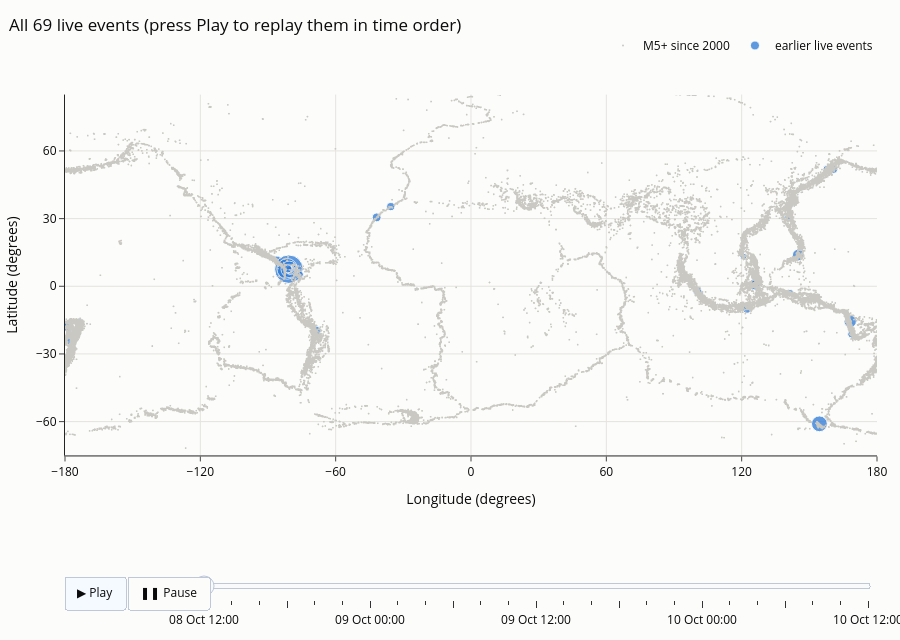

Notebook code cell kept with this figure:
### Markdown cell above
## 3. Replay: the live events as a stream
Press **Play**. Each frame adds the events of the next time step (orange = just
arrived, blue = earlier). The grey background is every M5+ event since 2000,
which traces the plate boundaries (no internet needed for the map).
The animation is also saved as `figures/step10_live_replay.html` to open in a browser.

### Code cell
step_h = max(1, int(np.ceil(span_h / 48)))                      # at most ~48 frames
t0 = live["time"].min().floor("h")
edges = pd.date_range(t0, live["time"].max().ceil("h") + pd.Timedelta(hours=step_h), freq=f"{step_h}h")

bg = history[history["mag"] >= 5.0][["latitude", "longitude"]].round(1).drop_duplicates()
size = lambda m: 6 + (m - cfg.MIN_MAG) * 7
hover = lambda d: [f"{t:%d %b %H:%M} UTC<br>M{m:.1f}, {z:.0f} km deep<br>{p}"
                   for t, m, z, p in zip(d["time"], d["mag"], d["depth"], d["place"])]

def frame_traces(t_end):
    old = live[live["time"] < t_end - pd.Timedelta(hours=step_h)]
    new = live[(live["time"] >= t_end - pd.Timedelta(hours=step_h)) & (live["time"] < t_end)]
    return [
        go.Scatter(x=old["longitude"], y=old["latitude"], mode="markers", name="earlier live events",
                   marker=dict(size=size(old["mag"]), color=BLUE, opacity=0.75, line=dict(width=1, color=SURFACE)),
                   text=hover(old), hoverinfo="text"),
        go.Scatter(x=new["longitude"], y=new["latitude"], mode="markers", name="arrived in this step",
                   marker=dict(size=size(new["mag"]) + 4, color=ORANGE, line=dict(width=1.5, color=SURFACE)),
                   text=hover(new), hoverinfo="text"),
    ]

def label(t_end):
    n = int((live["time"] < t_end).sum())
    return f"Live events up to {t_end:%d %b %H:%M} UTC: {n} of {len(live)}"

frames = [go.Frame(data=frame_traces(t), traces=[1, 2], name=str(i), layout=dict(title_text=label(t)))
          for i, t in enumerate(edges[1:])]
end = edges[-1] + pd.Timedelta(hours=step_h)          # opening view = everything collected so far
anim = dict(frame=dict(duration=350, redraw=True), transition=dict(duration=0), fromcurrent=True)
fig = go.Figure(
    data=[go.Scattergl(x=bg["longitude"], y=bg["latitude"], mode="markers", name="M5+ since 2000",
                       marker=dict(size=2, color=BACKDROP), hoverinfo="skip")] + frame_traces(end),
    frames=frames)
fig.update_layout(
    title=dict(text=f"All {len(live)} live events (press Play to replay them in time order)", x=0.01, y=0.97),
    template="simple_white", height=640, margin=dict(t=60, b=150, l=60, r=20),
    paper_bgcolor=SURFACE, plot_bgcolor=SURFACE, font=dict(color=INK),
    xaxis=dict(range=[-180, 180], title="Longitude (degrees)", dtick=60, showgrid=True, gridcolor=GRID,
               constrain="domain"),
    yaxis=dict(range=[-75, 85], title="Latitude (degrees)", dtick=30, showgrid=True, gridcolor=GRID,
               scaleanchor="x", scaleratio=1, constrain="domain"),
    legend=dict(orientation="h", y=1.0, x=1, xanchor="right", yanchor="bottom"),
    updatemenus=[dict(type="buttons", x=0, y=-0.2, xanchor="left", yanchor="top", direction="left",
                      pad=dict(t=0, r=10), buttons=[
        dict(label="▶ Play", method="animate", args=[None, anim]),
        dict(label="❚❚ Pause", method="animate",
             args=[[None], dict(frame=dict(duration=0, redraw=True), mode="immediate")])])],
    sliders=[dict(active=0, x=0.16, len=0.84, y=-0.2, yanchor="top", pad=dict(t=0),
                  currentvalue=dict(visible=False),
                  steps=[dict(method="animate", label=f"{t:%d %b %H:%M}" if i % 6 == 0 else "",
                              args=[[str(i)], dict(mode="immediate", frame=dict(duration=0, redraw=True))])
                         for i, t in enumerate(edges[1:])])],
)
fig.write_html(FIGURES_DIR / "step10_live_replay.html", include_plotlyjs=True, auto_play=False)
fig.show()

### Figure 1 — Plotly figure (JSON) as saved in the notebook; plotly's stock layout.template omitted (floating-point values rounded to 4 significant figures; data arrays with more than 128 entries replaced by an {"elided": "..."} marker saying what was removed)
{"data": [{"hoverinfo": "skip", "marker": {"color": "#c9c8c2", "size": 2}, "mode": "markers", "name": "M5+ since 2000", "type": "scattergl", "x": {"elided": "32676 float values"}, "y": {"elided": "32676 float values"}}, {"hoverinfo": "text", "marker": {"color": "#2a78d6", "line": {"color": "#fcfcfb", "width": 1}, "opacity": 0.75, "size": [10.2, 8.8, 7.4, 8.1, 6.7, 8.8, 10.9, 8.8, 6.0, 8.1, 6.7, 8.1, 8.8, 10.2, 8.1, 12.3, 15.8, 6.7, 7.4, 8.1, 28.4, 13.0, 15.1, 9.5, 9.5, 9.5, 8.1, 7.4, 6.0, 8.1, 10.9, 7.4, 8.8, 9.5, 20.7, 8.8, 9.5, 8.8, 8.8, 6.7, 6.7, 9.5, 12.3, 8.8, 6.0, 7.4, 8.1, 7.4, 6.7, 7.4, 6.7, 10.2, 10.2, 6.0, 7.4, 11.6, 16.5, 6.0, 9.5, 6.0, 6.0, 8.8, 7.4, 8.8, 6.0, 6.7, 6.0, 6.7, 8.1]}, "mode": "markers", "name": "earlier live events", "text": ["08 Oct 10:07 UTC<br>M5.1, 602 km deep<br>236 km E of Levuka, Fiji", "08 Oct 14:11 UTC<br>M4.9, 10 km deep<br>113 km NW of Baa, Indonesia", "08 Oct 15:23 UTC<br>M4.7, 51 km deep<br>84 km WNW of Bengkulu, Indonesia", "08 Oct 18:06 UTC<br>M4.8, 91 km deep<br>46 km N of Waingapu, Indonesia", "08 Oct 18:32 UTC<br>M4.6, 96 km deep<br>Izu Islands, Japan region", "08 Oct 21:34 UTC<br>M4.9, 10 km deep<br>northern Mid-Atlantic Ridge", "09 Oct 05:11 UTC<br>M5.2, 40 km deep<br>117 km SE of Bitung, Indonesia", "09 Oct 05:17 UTC<br>M4.9, 130 km deep<br>south of the Fiji Islands", "09 Oct 08:11 UTC<br>M4.5, 560 km deep<br>249 km E of Levuka, Fiji", "09 Oct 08:27 UTC<br>M4.8, 640 km deep<br>97 km E of Levuka, Fiji", "09 Oct 09:17 UTC<br>M4.6, 10 km deep<br>17 km NNE of Santa Cruz, Philippines", "09 Oct 09:29 UTC<br>M4.8, 10 km deep<br>northern Mid-Atlantic Ridge", "09 Oct 09:47 UTC<br>M4.9, 41 km deep<br>77 km ENE of Tuapejat, Indonesia", "09 Oct 10:22 UTC<br>M5.1, 124 km deep<br>72 km SSW of Colchane, Chile", "09 Oct 12:33 UTC<br>M4.8, 166 km deep<br>17 km S of Nandaime, Nicaragua", "09 Oct 13:51 UTC<br>M5.4, 10 km deep<br>99 km NE of Norsup, Vanuatu", "09 Oct 14:49 UTC<br>M5.9, 10 km deep<br>west of Macquarie Island", "09 Oct 15:18 UTC<br>M4.6, 502 km deep<br>south of the Fiji Islands", "09 Oct 16:59 UTC<br>M4.7, 34 km deep<br>138 km SE of Petropavlovsk-Kamchatsky, Russia", "09 Oct 17:09 UTC<br>M4.8, 10 km deep<br>191 km SE of Petropavlovsk-Kamchatsky, Russia", "09 Oct 17:56 UTC<br>M7.7, 13 km deep<br>12 km WSW of Pitaloza Arriba, Panama", "09 Oct 18:22 UTC<br>M5.5, 10 km deep<br>3 km SW of Bajo Corral, Panama", "09 Oct 18:37 UTC<br>M5.8, 10 km deep<br>1 km S of El Cacao, Panama", "09 Oct 18:47 UTC<br>M5.0, 10 km deep<br>19 km S of Leones Arriba, Panama", "09 Oct 18:50 UTC<br>M5.0, 10 km deep<br>18 km S of Los Asientos, Panama", "09 Oct 19:04 UTC<br>M5.0, 10 km deep<br>14 km SE of Río Grande, Panama", "09 Oct 19:17 UTC<br>M4.8, 26 km deep<br>14 km SSW of Tebario, Panama", "09 Oct 19:32 UTC<br>M4.7, 10 km deep<br>8 km N of La Tronosa, Panama", "09 Oct 19:42 UTC<br>M4.5, 10 km deep<br>5 km N of Oria Arriba, Panama", "09 Oct 19:45 UTC<br>M4.8, 10 km deep<br>2 km N of Los Asientos, Panama", "09 Oct 19:48 UTC<br>M5.2, 10 km deep<br>11 km SE of Río Grande, Panama", "09 Oct 20:20 UTC<br>M4.7, 51 km deep<br>121 km S of Kokopo, Papua New Guinea", "09 Oct 20:20 UTC<br>M4.9, 10 km deep<br>12 km SSW of Tebario, Panama", "09 Oct 20:21 UTC<br>M5.0, 10 km deep<br>6 km NE of La Tronosa, Panama", "09 Oct 20:25 UTC<br>M6.6, 10 km deep<br>14 km W of Río Grande, Panama", "09 Oct 20:41 UTC<br>M4.9, 10 km deep<br>8 km SSE of Leones Arriba, Panama", "09 Oct 20:42 UTC<br>M5.0, 10 km deep<br>13 km W of Río Grande, Panama", "09 Oct 20:54 UTC<br>M4.9, 10 km deep<br>16 km SSW of Calidonia, Panama", "09 Oct 21:05 UTC<br>M4.9, 10 km deep<br>13 km W of Río Grande, Panama", "09 Oct 21:19 UTC<br>M4.6, 78 km deep<br>96 km NE of Ozernovskiy, Russia", "09 Oct 21:47 UTC<br>M4.6, 10 km deep<br>4 km NNE of Río Grande, Panama", "09 Oct 23:10 UTC<br>M5.0, 10 km deep<br>8 km ESE of La Tronosa, Panama", "09 Oct 23:12 UTC<br>M5.4, 10 km deep<br>9 km SSE of Los Asientos, Panama", "09 Oct 23:23 UTC<br>M4.9, 10 km deep<br>9 km SW of Río Grande, Panama", "09 Oct 23:54 UTC<br>M4.5, 10 km deep<br>45 km SSE of Pedasí, Panama", "09 Oct 23:57 UTC<br>M4.7, 10 km deep<br>14 km W of Río Grande, Panama", "10 Oct 00:03 UTC<br>M4.8, 10 km deep<br>5 km SW of Cañas, Panama", "10 Oct 00:38 UTC<br>M4.7, 10 km deep<br>85 km ENE of Tadine, New Caledonia", "10 Oct 00:51 UTC<br>M4.6, 10 km deep<br>9 km NNE of La Tronosa, Panama", "10 Oct 01:11 UTC<br>M4.7, 10 km deep<br>10 km N of La Tronosa, Panama", "10 Oct 01:35 UTC<br>M4.6, 10 km deep<br>10 km S of Río Grande, Panama", "10 Oct 02:00 UTC<br>M5.1, 10 km deep<br>133 km WNW of Ternate, Indonesia", "10 Oct 02:26 UTC<br>M5.1, 10 km deep<br>1 km NNE of Tonosí, Panama", "10 Oct 02:43 UTC<br>M4.5, 10 km deep<br>18 km SSE of Río Grande, Panama", "10 Oct 03:56 UTC<br>M4.7, 10 km deep<br>8 km N of La Tronosa, Panama", "10 Oct 03:58 UTC<br>M5.3, 112 km deep<br>41 km NNE of Yigo Village, Guam", "10 Oct 04:14 UTC<br>M6.0, 10 km deep<br>7 km N of La Tronosa, Panama", "10 Oct 04:33 UTC<br>M4.5, 10 km deep<br>9 km WNW of Flores, Panama", "10 Oct 05:32 UTC<br>M5.0, 10 km deep<br>141 km E of Bitung, Indonesia", "10 Oct 05:45 UTC<br>M4.5, 115 km deep<br>6 km WSW of Filadelfia, Colombia", "10 Oct 06:16 UTC<br>M4.5, 10 km deep<br>25 km SSE of Pedasí, Panama", "10 Oct 06:18 UTC<br>M4.9, 10 km deep<br>10 km SSW of Cañas, Panama", "10 Oct 06:27 UTC<br>M4.7, 10 km deep<br>26 km S of Pedasí, Panama", "10 Oct 06:30 UTC<br>M4.9, 10 km deep<br>26 km SSE of Pedasí, Panama", "10 Oct 06:47 UTC<br>M4.5, 10 km deep<br>10 km SE of Pedasí, Panama", "10 Oct 07:13 UTC<br>M4.6, 10 km deep<br>6 km SSE of Llano de Piedra, Panama", "10 Oct 08:38 UTC<br>M4.5, 79 km deep<br>61 km N of Hihifo, Tonga", "10 Oct 09:42 UTC<br>M4.6, 30 km deep<br>31 km SE of Vanimo, Papua New Guinea", "10 Oct 10:35 UTC<br>M4.8, 10 km deep<br>4 km NE of Río Grande, Panama"], "type": "scatter", "x": [-178.5, 122.3, 101.6, 120.3, 140.6, -41.83, 125.9, -177.3, -178.4, -179.8, 120.8, -35.57, 100.3, -68.79, -86.06, 168.1, 154.5, 179.9, 160.1, 160.7, -80.77, -80.29, -80.4, -81.09, -80.12, -81.25, -81.04, -80.59, -80.21, -80.13, -81.27, 152.1, -81.03, -80.55, -81.47, -81.09, -81.46, -81.47, -81.45, 157.6, -81.32, -80.53, -80.1, -81.4, -79.89, -81.46, -80.3, 168.7, -80.56, -80.59, -81.32, 126.4, -80.43, -81.25, -80.58, 145.1, -80.6, -80.48, 126.4, -75.61, -79.95, -80.32, -79.98, -79.97, -79.96, -80.53, -173.8, 141.5, -81.31], "y": [-18.01, -10.02, -3.459, -9.239, 30.73, 30.54, 0.7587, -24.31, -17.72, -17.99, 13.22, 35.33, -1.887, -19.91, 11.6, -15.54, -60.98, -24.71, 52.22, 51.9, 7.587, 7.586, 7.436, 7.578, 7.35, 7.616, 7.609, 7.515, 7.555, 7.545, 7.642, -5.431, 7.617, 7.473, 7.718, 7.677, 7.725, 7.835, 7.73, 52.04, 7.755, 7.396, 7.437, 7.665, 7.144, 7.738, 7.405, -21.26, 7.516, 7.53, 7.627, 1.416, 7.418, 7.575, 7.514, 13.86, 7.507, 7.524, 1.625, 5.267, 7.317, 7.366, 7.297, 7.3, 7.456, 7.618, -15.4, -2.885, 7.746]}, {"hoverinfo": "text", "marker": {"color": "#eb6834", "line": {"color": "#fcfcfb", "width": 1.5}, "size": []}, "mode": "markers", "name": "arrived in this step", "text": [], "type": "scatter", "x": [], "y": []}], "layout": {"font": {"color": "#0b0b0b"}, "height": 640, "legend": {"orientation": "h", "x": 1, "xanchor": "right", "y": 1.0, "yanchor": "bottom"}, "margin": {"b": 150, "l": 60, "r": 20, "t": 60}, "paper_bgcolor": "#fcfcfb", "plot_bgcolor": "#fcfcfb", "sliders": [{"active": 0, "currentvalue": {"visible": false}, "len": 0.84, "pad": {"t": 0}, "steps": [{"args": [["0"], {"frame": {"duration": 0, "redraw": true}, "mode": "immediate"}], "label": "08 Oct 12:00", "method": "animate"}, {"args": [["1"], {"frame": {"duration": 0, "redraw": true}, "mode": "immediate"}], "label": "", "method": "animate"}, {"args": [["2"], {"frame": {"duration": 0, "redraw": true}, "mode": "immediate"}], "label": "", "method": "animate"}, {"args": [["3"], {"frame": {"duration": 0, "redraw": true}, "mode": "immediate"}], "label": "", "method": "animate"}, {"args": [["4"], {"frame": {"duration": 0, "redraw": true}, "mode": "immediate"}], "label": "", "method": "animate"}, {"args": [["5"], {"frame": {"duration": 0, "redraw": true}, "mode": "immediate"}], "label": "", "method": "animate"}, {"args": [["6"], {"frame": {"duration": 0, "redraw": true}, "mode": "immediate"}], "label": "09 Oct 00:00", "method": "animate"}, {"args": [["7"], {"frame": {"duration": 0, "redraw": true}, "mode": "immediate"}], "label": "", "method": "animate"}, {"args": [["8"], {"frame": {"duration": 0, "redraw": true}, "mode": "immediate"}], "label": "", "method": "animate"}, {"args": [["9"], {"frame": {"duration": 0, "redraw": true}, "mode": "immediate"}], "label": "", "method": "animate"}, {"args": [["10"], {"frame": {"duration": 0, "redraw": true}, "mode": "immediate"}], "label": "", "method": "animate"}, {"args": [["11"], {"frame": {"duration": 0, "redraw": true}, "mode": "immediate"}], "label": "", "method": "animate"}, {"args": [["12"], {"frame": {"duration": 0, "redraw": true}, "mode": "immediate"}], "label": "09 Oct 12:00", "method": "animate"}, {"args": [["13"], {"frame": {"duration": 0, "redraw": true}, "mode": "immediate"}], "label": "", "method": "animate"}, {"args": [["14"], {"frame": {"duration": 0, "redraw": true}, "mode": "immediate"}], "label": "", "method": "animate"}, {"args": [["15"], {"frame": {"duration": 0, "redraw": true}, "mode": "immediate"}], "label": "", "method": "animate"}, {"args": [["16"], {"frame": {"duration": 0, "redraw": true}, "mode": "immediate"}], "label": "", "method": "animate"}, {"args": [["17"], {"frame": {"duration": 0, "redraw": true}, "mode": "immediate"}], "label": "", "method": "animate"}, {"args": [["18"], {"frame": {"duration": 0, "redraw": true}, "mode": "immediate"}], "label": "10 Oct 00:00", "method": "animate"}, {"args": [["19"], {"frame": {"duration": 0, "redraw": true}, "mode": "immediate"}], "label": "", "method": "animate"}, {"args": [["20"], {"frame": {"duration": 0, "redraw": true}, "mode": "immediate"}], "label": "", "method": "animate"}, {"args": [["21"], {"frame": {"duration": 0, "redraw": true}, "mode": "immediate"}], "label": "", "method": "animate"}, {"args": [["22"], {"frame": {"duration": 0, "redraw": true}, "mode": "immediate"}], "label": "", "method": "animate"}, {"args": [["23"], {"frame": {"duration": 0, "redraw": true}, "mode": "immediate"}], "label": "", "method": "animate"}, {"args": [["24"], {"frame": {"duration": 0, "redraw": true}, "mode": "immediate"}], "label": "10 Oct 12:00", "method": "animate"}], "x": 0.16, "y": -0.2, "yanchor": "top"}], "title": {"text": "All 69 live events (press Play to replay them in time order)", "x": 0.01, "y": 0.97}, "updatemenus": [{"buttons": [{"args": [null, {"frame": {"duration": 350, "redraw": true}, "fromcurrent": true, "transition": {"duration": 0}}], "label": "▶ Play", "method": "animate"}, {"args": [[null], {"frame": {"duration": 0, "redraw": true}, "mode": "immediate"}], "label": "❚❚ Pause", "method": "animate"}], "direction": "left", "pad": {"r": 10, "t": 0}, "type": "buttons", "x": 0, "xanchor": "left", "y": -0.2, "yanchor": "top"}], "xaxis": {"constrain": "domain", "dtick": 60, "gridcolor": "#e4e3df", "range": [-180, 180], "showgrid": true, "title": {"text": "Longitude (degrees)"}}, "yaxis": {"constrain": "domain", "dtick": 30, "gridcolor": "#e4e3df", "range": [-75, 85], "scaleanchor": "x", "scaleratio": 1, "showgrid": true, "title": {"text": "Latitude (degrees)"}}}}
